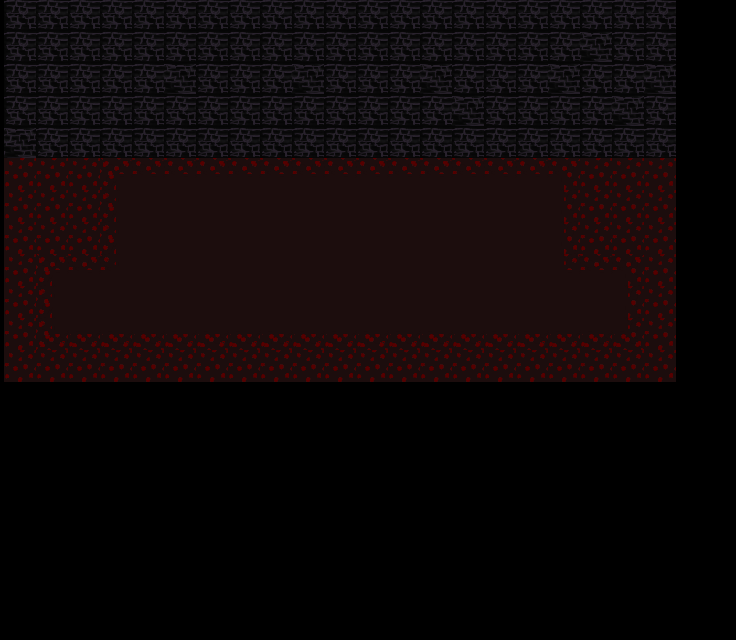

The image is a tile-based game level rendered from a .tmx file. Its description and source (layers, tilesets, objects; grid data summarised) follow:
An orthogonal 23x20 tile map with 32x32 px tiles, 2 tile layers (Ground, Background) and 1 object.

<map version="1.4" tiledversion="1.4.2" orientation="orthogonal" renderorder="right-down" width="23" height="20" tilewidth="32" tileheight="32" infinite="0" nextlayerid="6" nextobjectid="5">
 <tileset firstgid="1" source="Masmora-Tilesset.tsx" />
 <layer id="1" name="Ground" width="23" height="20" locked="1" offsetx="4" offsety="-258">
  <data>[460 cells, 147 non-empty, 12 distinct tile ids]</data>
 </layer>
 <layer id="2" name="Background" width="23" height="20" locked="1" offsetx="4" offsety="-258">
  <data>[460 cells, 105 non-empty, 2 distinct tile ids]</data>
 </layer>
 <objectgroup id="5" name="colisão" locked="1" offsetx="4" offsety="-256">
  <object id="4" x="1" y="258" width="670" height="156" />
 </objectgroup>
</map>
